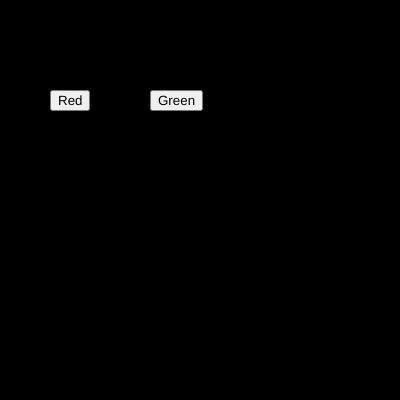
Frame 1 (no input)
Frame 60 (no input): identical to frame 1, image omitted
Frame 120 (the mouse pressed at the canvas centre since frame 60): identical to frame 1, image omitted

The p5.js sketch that drew this single still picture (run headless with seeded random() and noise() and a simulated clock; from frame 60 on, the mouse is pressed at the canvas centre):

// p5.js sketch
// ── sketch.js
var b1,b2;

var r = 0;
var g = 0;
var b = 0;

function setup() {
  createCanvas(400, 400); 
  
  b1 = createButton("Red");
  b1.position(50,90);
  b1.mousePressed(changeRed);

  b2 = createButton("Green");
  b2.position(150,90);
  b2.mousePressed(changeGreen);
}

function draw() {
  background(r,g,b);
}

function changeRed(){
  r=255;
  g=0;
  b=0;
}

function changeGreen(){
  r=0;
  g=255;
  b=0;
}
